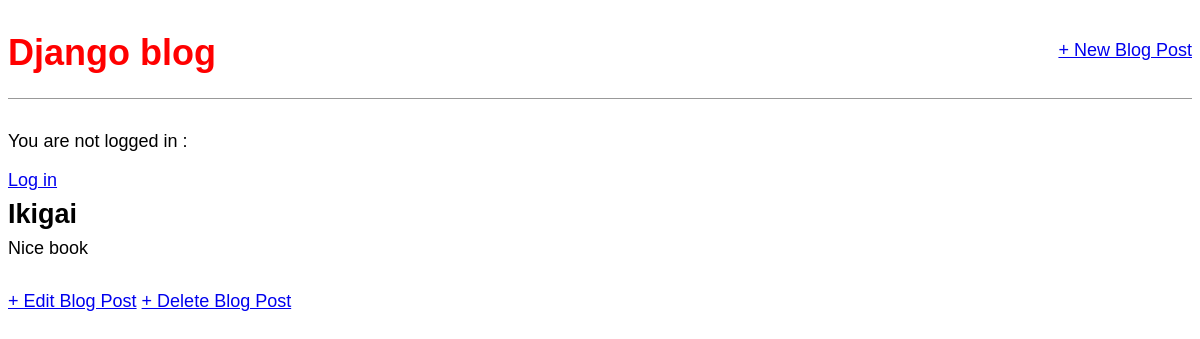
The page /post/2 on the database as committed earlier.
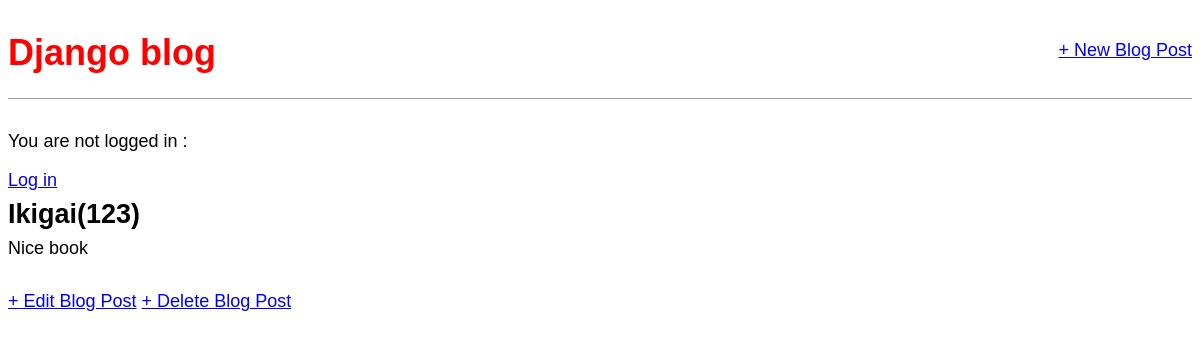
The same page on the database as committed later.
### blog/models.py (models this page shows, shortened)
class Post(models.Model):
    title = models.CharField(max_length=200)
    author = models.ForeignKey('auth.User',on_delete=models.CASCADE)
    body = models.TextField()
    techspecific = models.BooleanField(default=False)

### blog/views.py (the view)
# urls.py: path('post/<int:pk>',BlogDetailView.as_view(), name="post_detail"),
class BlogDetailView(DetailView):
    model = Post
    template_name = "post_detail.html"

### config/templates/post_detail.html (shortened to what this page needs)
<!DOCTYPE html>
<html lang="en">
<head>
</head>
<body>
{% extends 'base.html' %}
{% block content %}
<div class = "post-entry">
    <h2>{{post.title}}</h2>
    <p>{{post.body}}</p>
</div>
<a href="{% url 'post_edit' post.pk%}">+ Edit Blog Post</a>
<a href="{% url 'post_delete' post.pk%}">+ Delete Blog Post</a>
{% endblock content %}

Rows that differ between the two databases and show on the page:
changed Post "Nice book": title "Ikigai" → "Ikigai(123)"
